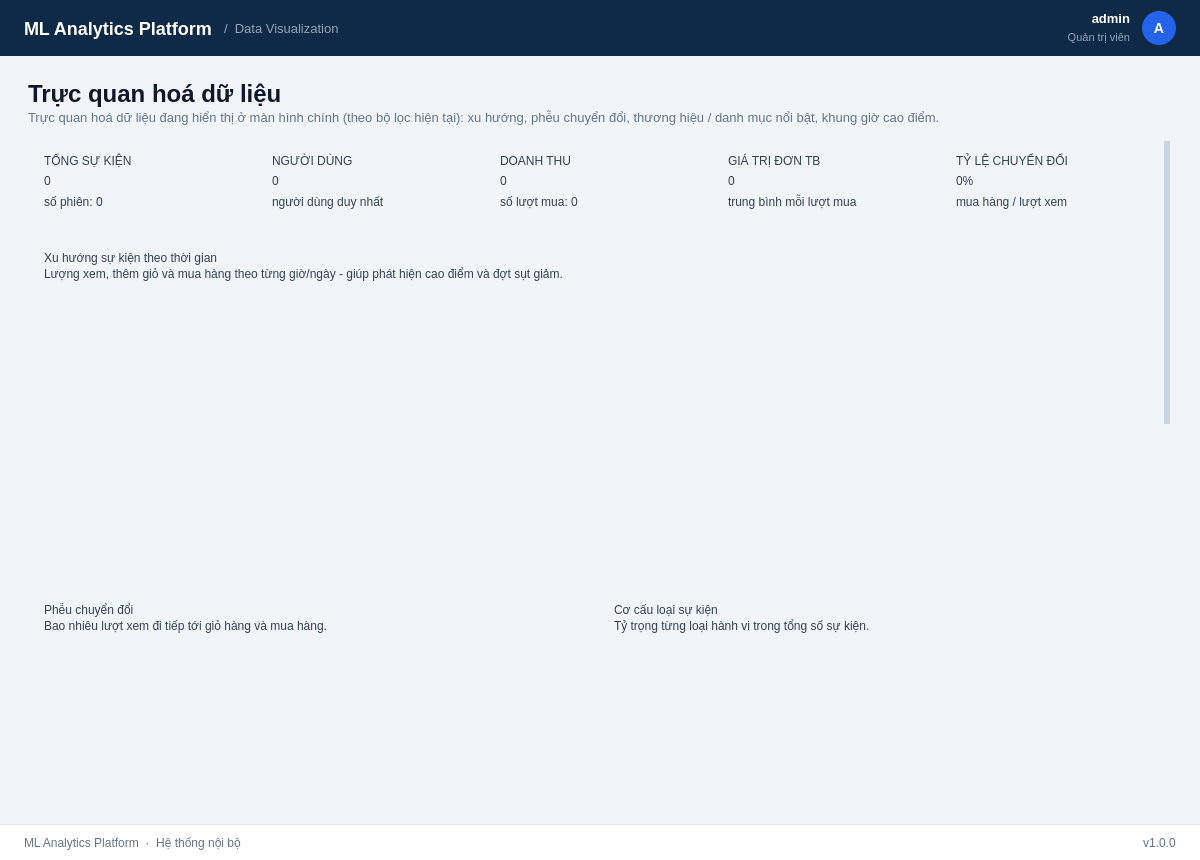
<?xml version="1.0" encoding="UTF-8"?>
<ui version="4.0">
 <class>MainWindow</class>
 <widget class="QMainWindow" name="MainWindow">
  <property name="geometry"><rect><x>0</x><y>0</y><width>1200</width><height>860</height></rect></property>
  <property name="minimumSize"><size><width>1000</width><height>700</height></size></property>
  <property name="windowTitle"><string>ML Analytics Platform - Data Visualization</string></property>
  <widget class="QWidget" name="centralwidget"><property name="styleSheet"><string notr="true">QWidget#centralwidget { background: #f1f5f9; }

/* ---------- Header ---------- */
QFrame#headerBar { background: #0f2a47; }
QFrame#headerBar QLabel { background: transparent; font-family: 'Segoe UI'; }
QLabel#lblAppTitle { color: #ffffff; font-size: 18px; font-weight: bold; }
QLabel#lblBreadcrumb { color: #94a3b8; font-size: 13px; }
QLabel#lblUserName { color: #ffffff; font-size: 13px; font-weight: bold; }
QLabel#lblUserRole { color: #94a3b8; font-size: 11px; }
QFrame#headerBar QLabel#lblAvatar {
    background: #2563eb; color: #ffffff; border-radius: 17px;
    font-size: 14px; font-weight: bold;
}

/* ---------- Content ---------- */
QWidget#contentWidget { background: #f1f5f9; }
QWidget#contentWidget QLabel { background: transparent; font-family: 'Segoe UI'; color: #334155; }
QWidget#contentWidget QLabel#lblPageTitle { font-size: 24px; font-weight: bold; color: #0f172a; }
QWidget#contentWidget QLabel#lblPageDesc { font-size: 13px; color: #64748b; }

QFrame#filterFrame { background: #ffffff; border: 1px solid #e2e8f0; border-radius: 8px; }
QWidget#contentWidget QFrame[card="true"] {
    background: #ffffff; border: 1px solid #e2e8f0; border-radius: 8px;
}
QWidget#contentWidget QLabel#lblFilterTitle { font-size: 12px; font-weight: bold; color: #64748b; }
QWidget#contentWidget QLabel[role="filterLabel"] { font-size: 12px; color: #64748b; }

QWidget#contentWidget QDateEdit, QWidget#contentWidget QComboBox {
    background: #ffffff; border: 1px solid #cbd5e1; border-radius: 6px;
    padding: 0px 10px; min-height: 34px; font-family: 'Segoe UI'; font-size: 13px; color: #0f172a;
}
QWidget#contentWidget QDateEdit:focus, QWidget#contentWidget QComboBox:focus { border: 1px solid #2563eb; }
QWidget#contentWidget QDateEdit::drop-down, QWidget#contentWidget QComboBox::drop-down { border: none; width: 24px; }
QWidget#contentWidget QComboBox QAbstractItemView {
    background: #ffffff; color: #0f172a; border: 1px solid #cbd5e1;
    selection-background-color: #eff6ff; selection-color: #1d4ed8; outline: 0;
}

QWidget#contentWidget QPushButton {
    background: #ffffff; color: #334155; border: 1px solid #cbd5e1; border-radius: 6px;
    padding: 0px 16px; min-height: 34px; font-family: 'Segoe UI'; font-size: 13px; font-weight: bold;
}
QWidget#contentWidget QPushButton:hover { background: #f1f5f9; }
QWidget#contentWidget QPushButton:pressed { background: #e2e8f0; }
QWidget#contentWidget QPushButton#btnApplyFilter { background: #2563eb; color: #ffffff; border: none; }
QWidget#contentWidget QPushButton#btnApplyFilter:hover { background: #1d4ed8; }

/* KPI */
QWidget#contentWidget QLabel[role="kpiTitle"] { font-size: 11px; font-weight: bold; color: #64748b; }
QWidget#contentWidget QLabel[role="kpiValue"] { font-size: 24px; font-weight: bold; color: #0f172a; }
QWidget#contentWidget QLabel[role="kpiNote"]  { font-size: 11px; color: #94a3b8; }

/* Chart cards */
QWidget#contentWidget QLabel[role="chartTitle"] { font-size: 14px; font-weight: bold; color: #0f172a; }
QWidget#contentWidget QLabel[role="chartDesc"]  { font-size: 12px; color: #64748b; }

/* Scroll area */
QScrollArea#scrollViz { border: none; background: transparent; }
QWidget#scrollContents { background: #f1f5f9; }
QScrollBar:vertical { background: transparent; width: 10px; margin: 2px; }
QScrollBar::handle:vertical { background: #cbd5e1; border-radius: 4px; min-height: 30px; }
QScrollBar::add-line:vertical, QScrollBar::sub-line:vertical { height: 0; }

/* ---------- Footer ---------- */
QFrame#footerBar { background: #ffffff; border-top: 1px solid #e2e8f0; }
QFrame#footerBar QLabel { background: transparent; color: #64748b; font-family: 'Segoe UI'; font-size: 12px; }</string></property><layout class="QVBoxLayout" name="mainLayout"><property name="spacing"><number>0</number></property><property name="leftMargin"><number>0</number></property><property name="topMargin"><number>0</number></property><property name="rightMargin"><number>0</number></property><property name="bottomMargin"><number>0</number></property><item><widget class="QFrame" name="headerBar"><property name="minimumSize"><size><width>0</width><height>56</height></size></property><property name="maximumSize"><size><width>16777215</width><height>56</height></size></property><layout class="QHBoxLayout" name="headerLayout"><property name="spacing"><number>12</number></property><property name="leftMargin"><number>24</number></property><property name="topMargin"><number>-1</number></property><property name="rightMargin"><number>24</number></property><property name="bottomMargin"><number>-1</number></property><item><widget class="QLabel" name="lblAppTitle"><property name="text"><string>ML Analytics Platform</string></property></widget></item><item><widget class="QLabel" name="lblBreadcrumb"><property name="text"><string>/  Data Visualization</string></property></widget></item><item><spacer name="headerSpacer"><property name="orientation"><enum>Qt::Horizontal</enum></property><property name="sizeHint" stdset="0"><size><width>40</width><height>20</height></size></property></spacer></item><item><layout class="QVBoxLayout" name="userInfoLayout"><property name="spacing"><number>0</number></property><item><widget class="QLabel" name="lblUserName"><property name="text"><string>admin</string></property><property name="alignment"><set>Qt::AlignRight|Qt::AlignTrailing|Qt::AlignVCenter</set></property></widget></item><item><widget class="QLabel" name="lblUserRole"><property name="text"><string>Quản trị viên</string></property><property name="alignment"><set>Qt::AlignRight|Qt::AlignTrailing|Qt::AlignVCenter</set></property></widget></item></layout></item><item><widget class="QLabel" name="lblAvatar"><property name="text"><string>A</string></property><property name="minimumSize"><size><width>34</width><height>34</height></size></property><property name="maximumSize"><size><width>34</width><height>34</height></size></property><property name="alignment"><set>Qt::AlignCenter</set></property></widget></item></layout></widget></item><item><widget class="QWidget" name="contentWidget"><layout class="QVBoxLayout" name="contentLayout"><property name="spacing"><number>14</number></property><property name="leftMargin"><number>28</number></property><property name="topMargin"><number>24</number></property><property name="rightMargin"><number>28</number></property><property name="bottomMargin"><number>16</number></property><item><layout class="QVBoxLayout" name="titleLayout"><property name="spacing"><number>2</number></property><item><widget class="QLabel" name="lblPageTitle"><property name="text"><string>Trực quan hoá dữ liệu</string></property></widget></item><item><widget class="QLabel" name="lblPageDesc"><property name="text"><string>Trực quan hoá dữ liệu đang hiển thị ở màn hình chính (theo bộ lọc hiện tại): xu hướng, phễu chuyển đổi, thương hiệu / danh mục nổi bật, khung giờ cao điểm.</string></property><property name="wordWrap"><bool>true</bool></property></widget></item></layout></item><item><widget class="QScrollArea" name="scrollViz"><property name="frameShape"><enum>QFrame::NoFrame</enum></property><property name="horizontalScrollBarPolicy"><enum>Qt::ScrollBarAlwaysOff</enum></property><property name="widgetResizable"><bool>true</bool></property><widget class="QWidget" name="scrollContents"><layout class="QVBoxLayout" name="vizLayout"><property name="spacing"><number>14</number></property><property name="leftMargin"><number>0</number></property><property name="topMargin"><number>0</number></property><property name="rightMargin"><number>8</number></property><property name="bottomMargin"><number>0</number></property><item><layout class="QHBoxLayout" name="kpiLayout"><property name="spacing"><number>14</number></property><item><widget class="QFrame" name="kpiEvents"><property name="minimumSize"><size><width>0</width><height>84</height></size></property><property name="card" stdset="0"><string notr="true">true</string></property><layout class="QVBoxLayout" name="kpiEventsLayout"><property name="spacing"><number>2</number></property><property name="leftMargin"><number>16</number></property><property name="topMargin"><number>12</number></property><property name="rightMargin"><number>16</number></property><property name="bottomMargin"><number>12</number></property><item><widget class="QLabel" name="lblKpiEventsTitle"><property name="text"><string>TỔNG SỰ KIỆN</string></property><property name="role" stdset="0"><string notr="true">kpiTitle</string></property></widget></item><item><widget class="QLabel" name="lblKpiEventsValue"><property name="text"><string>0</string></property><property name="role" stdset="0"><string notr="true">kpiValue</string></property></widget></item><item><widget class="QLabel" name="lblKpiEventsNote"><property name="text"><string>số phiên: 0</string></property><property name="role" stdset="0"><string notr="true">kpiNote</string></property></widget></item></layout></widget></item><item><widget class="QFrame" name="kpiUsers"><property name="minimumSize"><size><width>0</width><height>84</height></size></property><property name="card" stdset="0"><string notr="true">true</string></property><layout class="QVBoxLayout" name="kpiUsersLayout"><property name="spacing"><number>2</number></property><property name="leftMargin"><number>16</number></property><property name="topMargin"><number>12</number></property><property name="rightMargin"><number>16</number></property><property name="bottomMargin"><number>12</number></property><item><widget class="QLabel" name="lblKpiUsersTitle"><property name="text"><string>NGƯỜI DÙNG</string></property><property name="role" stdset="0"><string notr="true">kpiTitle</string></property></widget></item><item><widget class="QLabel" name="lblKpiUsersValue"><property name="text"><string>0</string></property><property name="role" stdset="0"><string notr="true">kpiValue</string></property></widget></item><item><widget class="QLabel" name="lblKpiUsersNote"><property name="text"><string>người dùng duy nhất</string></property><property name="role" stdset="0"><string notr="true">kpiNote</string></property></widget></item></layout></widget></item><item><widget class="QFrame" name="kpiRevenue"><property name="minimumSize"><size><width>0</width><height>84</height></size></property><property name="card" stdset="0"><string notr="true">true</string></property><layout class="QVBoxLayout" name="kpiRevenueLayout"><property name="spacing"><number>2</number></property><property name="leftMargin"><number>16</number></property><property name="topMargin"><number>12</number></property><property name="rightMargin"><number>16</number></property><property name="bottomMargin"><number>12</number></property><item><widget class="QLabel" name="lblKpiRevenueTitle"><property name="text"><string>DOANH THU</string></property><property name="role" stdset="0"><string notr="true">kpiTitle</string></property></widget></item><item><widget class="QLabel" name="lblKpiRevenueValue"><property name="text"><string>0</string></property><property name="role" stdset="0"><string notr="true">kpiValue</string></property></widget></item><item><widget class="QLabel" name="lblKpiRevenueNote"><property name="text"><string>số lượt mua: 0</string></property><property name="role" stdset="0"><string notr="true">kpiNote</string></property></widget></item></layout></widget></item><item><widget class="QFrame" name="kpiAvgOrder"><property name="minimumSize"><size><width>0</width><height>84</height></size></property><property name="card" stdset="0"><string notr="true">true</string></property><layout class="QVBoxLayout" name="kpiAvgOrderLayout"><property name="spacing"><number>2</number></property><property name="leftMargin"><number>16</number></property><property name="topMargin"><number>12</number></property><property name="rightMargin"><number>16</number></property><property name="bottomMargin"><number>12</number></property><item><widget class="QLabel" name="lblKpiAvgOrderTitle"><property name="text"><string>GIÁ TRỊ ĐƠN TB</string></property><property name="role" stdset="0"><string notr="true">kpiTitle</string></property></widget></item><item><widget class="QLabel" name="lblKpiAvgOrderValue"><property name="text"><string>0</string></property><property name="role" stdset="0"><string notr="true">kpiValue</string></property></widget></item><item><widget class="QLabel" name="lblKpiAvgOrderNote"><property name="text"><string>trung bình mỗi lượt mua</string></property><property name="role" stdset="0"><string notr="true">kpiNote</string></property></widget></item></layout></widget></item><item><widget class="QFrame" name="kpiConversion"><property name="minimumSize"><size><width>0</width><height>84</height></size></property><property name="card" stdset="0"><string notr="true">true</string></property><layout class="QVBoxLayout" name="kpiConversionLayout"><property name="spacing"><number>2</number></property><property name="leftMargin"><number>16</number></property><property name="topMargin"><number>12</number></property><property name="rightMargin"><number>16</number></property><property name="bottomMargin"><number>12</number></property><item><widget class="QLabel" name="lblKpiConversionTitle"><property name="text"><string>TỶ LỆ CHUYỂN ĐỔI</string></property><property name="role" stdset="0"><string notr="true">kpiTitle</string></property></widget></item><item><widget class="QLabel" name="lblKpiConversionValue"><property name="text"><string>0%</string></property><property name="role" stdset="0"><string notr="true">kpiValue</string></property></widget></item><item><widget class="QLabel" name="lblKpiConversionNote"><property name="text"><string>mua hàng / lượt xem</string></property><property name="role" stdset="0"><string notr="true">kpiNote</string></property></widget></item></layout></widget></item></layout></item><item><layout class="QGridLayout" name="chartGrid"><property name="spacing"><number>14</number></property><item row="0" column="0" colspan="2"><widget class="QFrame" name="cardTimeline"><property name="card" stdset="0"><string notr="true">true</string></property><layout class="QVBoxLayout" name="cardTimelineLayout"><property name="spacing"><number>2</number></property><property name="leftMargin"><number>16</number></property><property name="topMargin"><number>14</number></property><property name="rightMargin"><number>16</number></property><property name="bottomMargin"><number>12</number></property><item><widget class="QLabel" name="lblChartTimelineTitle"><property name="text"><string>Xu hướng sự kiện theo thời gian</string></property><property name="role" stdset="0"><string notr="true">chartTitle</string></property></widget></item><item><widget class="QLabel" name="lblChartTimelineDesc"><property name="text"><string>Lượng xem, thêm giỏ và mua hàng theo từng giờ/ngày - giúp phát hiện cao điểm và đợt sụt giảm.</string></property><property name="role" stdset="0"><string notr="true">chartDesc</string></property><property name="wordWrap"><bool>true</bool></property></widget></item><item><widget class="MplCanvas" name="canvasTimeline"><property name="minimumSize"><size><width>0</width><height>280</height></size></property></widget></item></layout></widget></item><item row="1" column="0"><widget class="QFrame" name="cardFunnel"><property name="card" stdset="0"><string notr="true">true</string></property><layout class="QVBoxLayout" name="cardFunnelLayout"><property name="spacing"><number>2</number></property><property name="leftMargin"><number>16</number></property><property name="topMargin"><number>14</number></property><property name="rightMargin"><number>16</number></property><property name="bottomMargin"><number>12</number></property><item><widget class="QLabel" name="lblChartFunnelTitle"><property name="text"><string>Phễu chuyển đổi</string></property><property name="role" stdset="0"><string notr="true">chartTitle</string></property></widget></item><item><widget class="QLabel" name="lblChartFunnelDesc"><property name="text"><string>Bao nhiêu lượt xem đi tiếp tới giỏ hàng và mua hàng.</string></property><property name="role" stdset="0"><string notr="true">chartDesc</string></property><property name="wordWrap"><bool>true</bool></property></widget></item><item><widget class="MplCanvas" name="canvasFunnel"><property name="minimumSize"><size><width>0</width><height>300</height></size></property></widget></item></layout></widget></item><item row="1" column="1"><widget class="QFrame" name="cardShare"><property name="card" stdset="0"><string notr="true">true</string></property><layout class="QVBoxLayout" name="cardShareLayout"><property name="spacing"><number>2</number></property><property name="leftMargin"><number>16</number></property><property name="topMargin"><number>14</number></property><property name="rightMargin"><number>16</number></property><property name="bottomMargin"><number>12</number></property><item><widget class="QLabel" name="lblChartShareTitle"><property name="text"><string>Cơ cấu loại sự kiện</string></property><property name="role" stdset="0"><string notr="true">chartTitle</string></property></widget></item><item><widget class="QLabel" name="lblChartShareDesc"><property name="text"><string>Tỷ trọng từng loại hành vi trong tổng số sự kiện.</string></property><property name="role" stdset="0"><string notr="true">chartDesc</string></property><property name="wordWrap"><bool>true</bool></property></widget></item><item><widget class="MplCanvas" name="canvasShare"><property name="minimumSize"><size><width>0</width><height>300</height></size></property></widget></item></layout></widget></item><item row="2" column="0"><widget class="QFrame" name="cardBrands"><property name="card" stdset="0"><string notr="true">true</string></property><layout class="QVBoxLayout" name="cardBrandsLayout"><property name="spacing"><number>2</number></property><property name="leftMargin"><number>16</number></property><property name="topMargin"><number>14</number></property><property name="rightMargin"><number>16</number></property><property name="bottomMargin"><number>12</number></property><item><widget class="QLabel" name="lblChartBrandsTitle"><property name="text"><string>Thương hiệu theo doanh thu</string></property><property name="role" stdset="0"><string notr="true">chartTitle</string></property></widget></item><item><widget class="QLabel" name="lblChartBrandsDesc"><property name="text"><string>Tổng giá trị các đơn đã mua của từng thương hiệu.</string></property><property name="role" stdset="0"><string notr="true">chartDesc</string></property><property name="wordWrap"><bool>true</bool></property></widget></item><item><widget class="MplCanvas" name="canvasBrands"><property name="minimumSize"><size><width>0</width><height>300</height></size></property></widget></item></layout></widget></item><item row="2" column="1"><widget class="QFrame" name="cardCategories"><property name="card" stdset="0"><string notr="true">true</string></property><layout class="QVBoxLayout" name="cardCategoriesLayout"><property name="spacing"><number>2</number></property><property name="leftMargin"><number>16</number></property><property name="topMargin"><number>14</number></property><property name="rightMargin"><number>16</number></property><property name="bottomMargin"><number>12</number></property><item><widget class="QLabel" name="lblChartCategoriesTitle"><property name="text"><string>Danh mục bán chạy</string></property><property name="role" stdset="0"><string notr="true">chartTitle</string></property></widget></item><item><widget class="QLabel" name="lblChartCategoriesDesc"><property name="text"><string>Số lượt mua theo danh mục; CR = tỷ lệ mua / xem của danh mục.</string></property><property name="role" stdset="0"><string notr="true">chartDesc</string></property><property name="wordWrap"><bool>true</bool></property></widget></item><item><widget class="MplCanvas" name="canvasCategories"><property name="minimumSize"><size><width>0</width><height>300</height></size></property></widget></item></layout></widget></item><item row="3" column="0"><widget class="QFrame" name="cardPrice"><property name="card" stdset="0"><string notr="true">true</string></property><layout class="QVBoxLayout" name="cardPriceLayout"><property name="spacing"><number>2</number></property><property name="leftMargin"><number>16</number></property><property name="topMargin"><number>14</number></property><property name="rightMargin"><number>16</number></property><property name="bottomMargin"><number>12</number></property><item><widget class="QLabel" name="lblChartPriceTitle"><property name="text"><string>Phân phối giá: xem vs. mua</string></property><property name="role" stdset="0"><string notr="true">chartTitle</string></property></widget></item><item><widget class="QLabel" name="lblChartPriceDesc"><property name="text"><string>Khách thường xem mức giá nào và thực sự mua mức giá nào.</string></property><property name="role" stdset="0"><string notr="true">chartDesc</string></property><property name="wordWrap"><bool>true</bool></property></widget></item><item><widget class="MplCanvas" name="canvasPrice"><property name="minimumSize"><size><width>0</width><height>300</height></size></property></widget></item></layout></widget></item><item row="3" column="1"><widget class="QFrame" name="cardHeatmap"><property name="card" stdset="0"><string notr="true">true</string></property><layout class="QVBoxLayout" name="cardHeatmapLayout"><property name="spacing"><number>2</number></property><property name="leftMargin"><number>16</number></property><property name="topMargin"><number>14</number></property><property name="rightMargin"><number>16</number></property><property name="bottomMargin"><number>12</number></property><item><widget class="QLabel" name="lblChartHeatmapTitle"><property name="text"><string>Khung giờ hoạt động</string></property><property name="role" stdset="0"><string notr="true">chartTitle</string></property></widget></item><item><widget class="QLabel" name="lblChartHeatmapDesc"><property name="text"><string>Mật độ sự kiện theo thứ trong tuần và giờ trong ngày.</string></property><property name="role" stdset="0"><string notr="true">chartDesc</string></property><property name="wordWrap"><bool>true</bool></property></widget></item><item><widget class="MplCanvas" name="canvasHeatmap"><property name="minimumSize"><size><width>0</width><height>300</height></size></property></widget></item></layout></widget></item></layout></item><item><spacer name="vizSpacer"><property name="orientation"><enum>Qt::Vertical</enum></property><property name="sizeType"><enum>QSizePolicy::Expanding</enum></property><property name="sizeHint" stdset="0"><size><width>20</width><height>20</height></size></property></spacer></item></layout></widget></widget></item></layout></widget></item><item><widget class="QFrame" name="footerBar"><property name="minimumSize"><size><width>0</width><height>36</height></size></property><property name="maximumSize"><size><width>16777215</width><height>36</height></size></property><layout class="QHBoxLayout" name="footerLayout"><property name="leftMargin"><number>24</number></property><property name="topMargin"><number>-1</number></property><property name="rightMargin"><number>24</number></property><property name="bottomMargin"><number>-1</number></property><item><widget class="QLabel" name="lblFooter"><property name="text"><string>ML Analytics Platform  ·  Hệ thống nội bộ</string></property></widget></item><item><spacer name="footerSpacer"><property name="orientation"><enum>Qt::Horizontal</enum></property><property name="sizeHint" stdset="0"><size><width>40</width><height>20</height></size></property></spacer></item><item><widget class="QLabel" name="lblVersion"><property name="text"><string>v1.0.0</string></property></widget></item></layout></widget></item></layout></widget>
 </widget>
 <customwidgets>
  <customwidget>
   <class>MplCanvas</class>
   <extends>QWidget</extends>
   <header>mpl_canvas.h</header>
   <container>1</container>
  </customwidget>
 </customwidgets>
 <tabstops>
  <tabstop>scrollViz</tabstop>
 </tabstops>
 <resources/>
 <connections/>
</ui>
